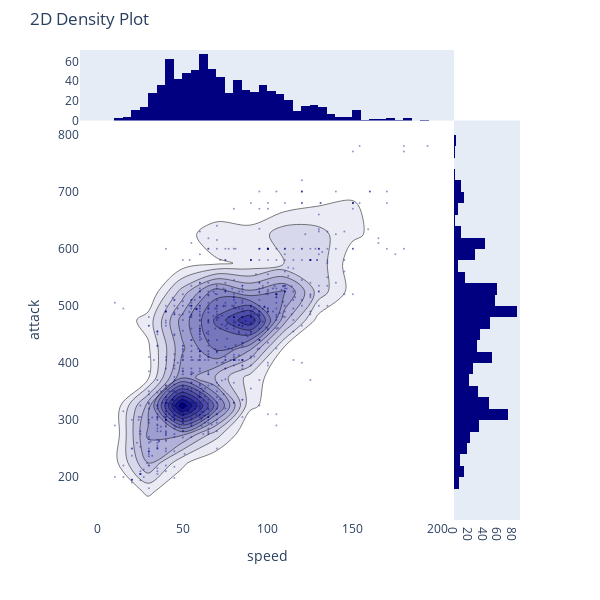

Here is the notebook cell this chart was saved with:
### Code cell
import plotly.figure_factory as ff
x=data['Sp. Atk']

y=data['Total']
fig= ff.create_2d_density(x,y,)
fig.update_layout(
    xaxis_title='speed',
    yaxis_title='attack'
)
fig.show()

### Figure 1 — Plotly figure (JSON) as saved in the notebook; plotly's stock layout.template omitted (floating-point values rounded to 4 significant figures; data arrays with more than 128 entries replaced by an {"elided": "..."} marker saying what was removed)
{"data": [{"marker": {"color": "rgb(0, 0, 128)", "opacity": 0.4, "size": 2}, "mode": "markers", "name": "points", "type": "scatter", "x": {"elided": "800 int values"}, "y": {"elided": "800 int values"}}, {"colorscale": [[0, "rgb(0, 0, 130)"], [1, "rgb(255, 255, 255)"]], "name": "density", "ncontours": 20, "reversescale": true, "showscale": false, "type": "histogram2dcontour", "x": {"elided": "800 int values"}, "y": {"elided": "800 int values"}}, {"marker": {"color": "rgb(0, 0, 128)"}, "name": "x density", "type": "histogram", "x": {"elided": "800 int values"}, "yaxis": "y2"}, {"marker": {"color": "rgb(0, 0, 128)"}, "name": "y density", "type": "histogram", "xaxis": "x2", "y": {"elided": "800 int values"}}], "layout": {"autosize": false, "bargap": 0, "height": 600, "hovermode": "closest", "margin": {"t": 50}, "showlegend": false, "title": {"text": "2D Density Plot"}, "width": 600, "xaxis": {"domain": [0, 0.85], "showgrid": false, "title": {"text": "speed"}, "zeroline": false}, "xaxis2": {"domain": [0.85, 1], "showgrid": false, "zeroline": false}, "yaxis": {"domain": [0, 0.85], "showgrid": false, "title": {"text": "attack"}, "zeroline": false}, "yaxis2": {"domain": [0.85, 1], "showgrid": false, "zeroline": false}}}
